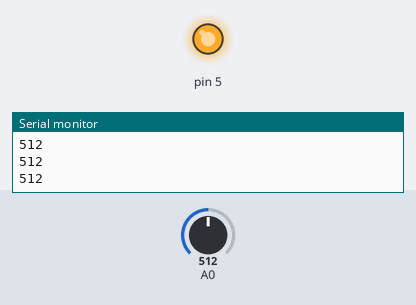
A sketch run on a simulated Arduino Uno, built with avr-gcc and run on an emulated ATmega328P. Shown: output pins drawn as LEDs (lit = HIGH), the last lines printed to the serial monitor. The inputs (shaded band) are chosen by the test bench; at power-on: A0 = 512.

Above: at 1.3 s.
1.4 s: A0 set to 306
At 2.5 s:
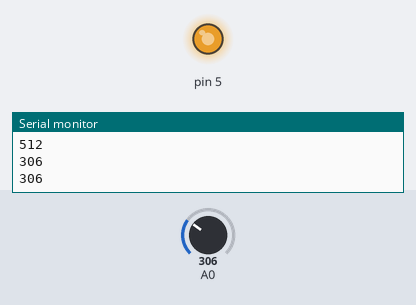
3.0 s: A0 set to 272
At 3.7 s:
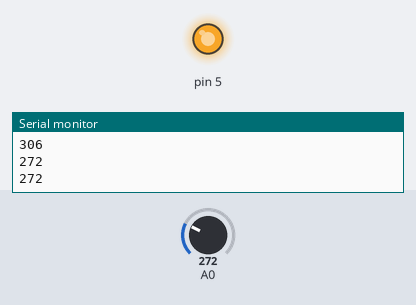
4.5 s: A0 set to 255
At 4.8 s:
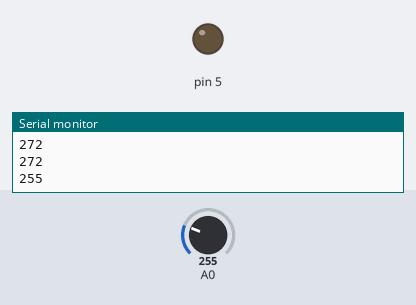
6.0 s: A0 set to 122
At 7.2 s:
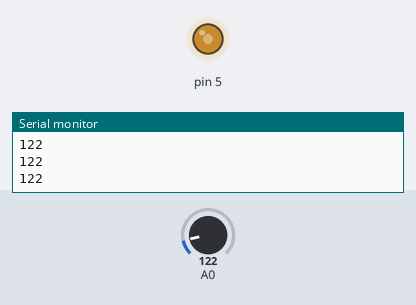
7.5 s: A0 set to 900
At 8.4 s:
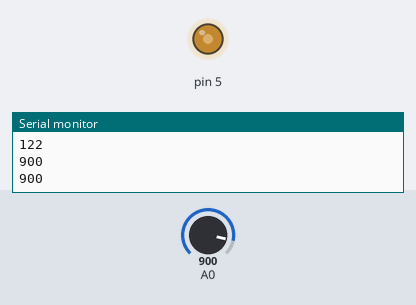
9.0 s: A0 set to 1023
At 9.5 s:
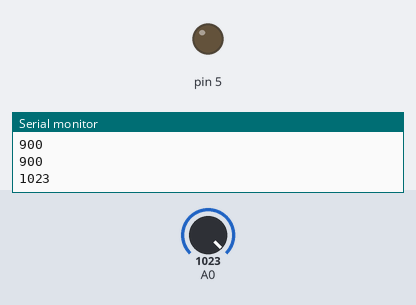
Timing chart, 0 to 11.5 s (numbered marks = the images above; inputs shaded):
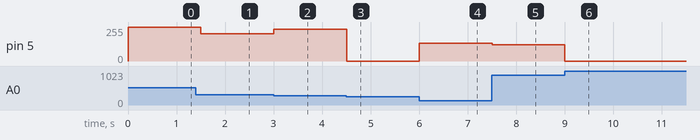

The sketch:

light_depandant_resistor2.ino
```cpp
void setup() {
  pinMode(5U, OUTPUT);
  Serial.begin(9600);
}

void loop() {
  int light = analogRead(A0);
  Serial.println(light);
  int brightness = 1023 - light;
  analogWrite(5U, brightness);
  delay(500);
}
```

Measured:
- the behaviour switches between 256 and 255 on A0 (found by bisection; images 2 and 3)
- after the input at 1.4 s, pin 5: 255/255 → 205/255 after 0.10 s
- after the input at 3.0 s, pin 5: 205/255 → 239/255 at once
- after the input at 4.5 s, pin 5: 239/255 → 0/255 at once
- after the input at 6.0 s, pin 5: 0/255 → 133/255 at once
- after the input at 7.5 s, pin 5: 133/255 → 123/255 at once
- after the input at 9.0 s, pin 5: 123/255 → 0/255 at once
